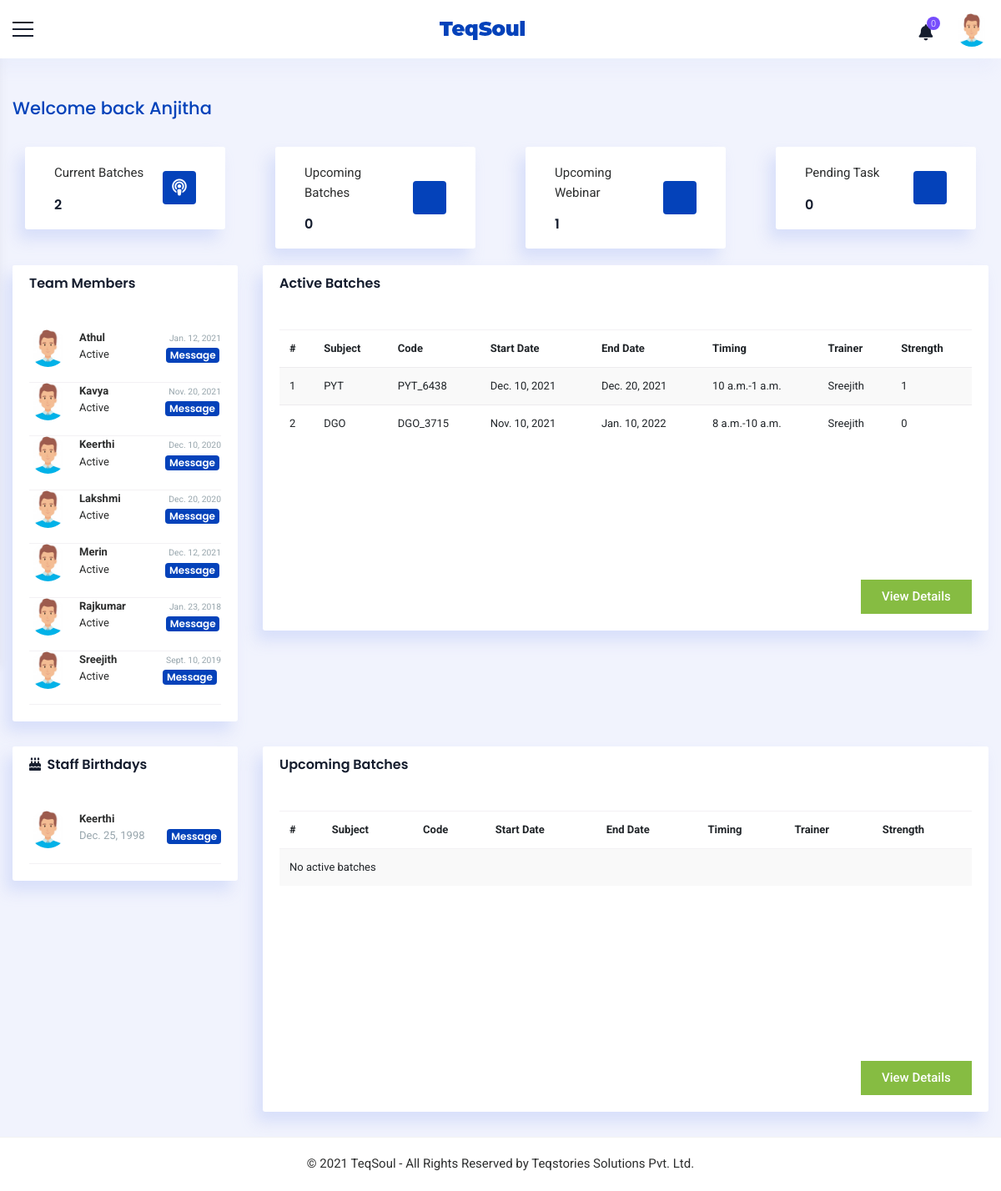
/operations/home/ (signed in), run on an earlier commit of the app's database.
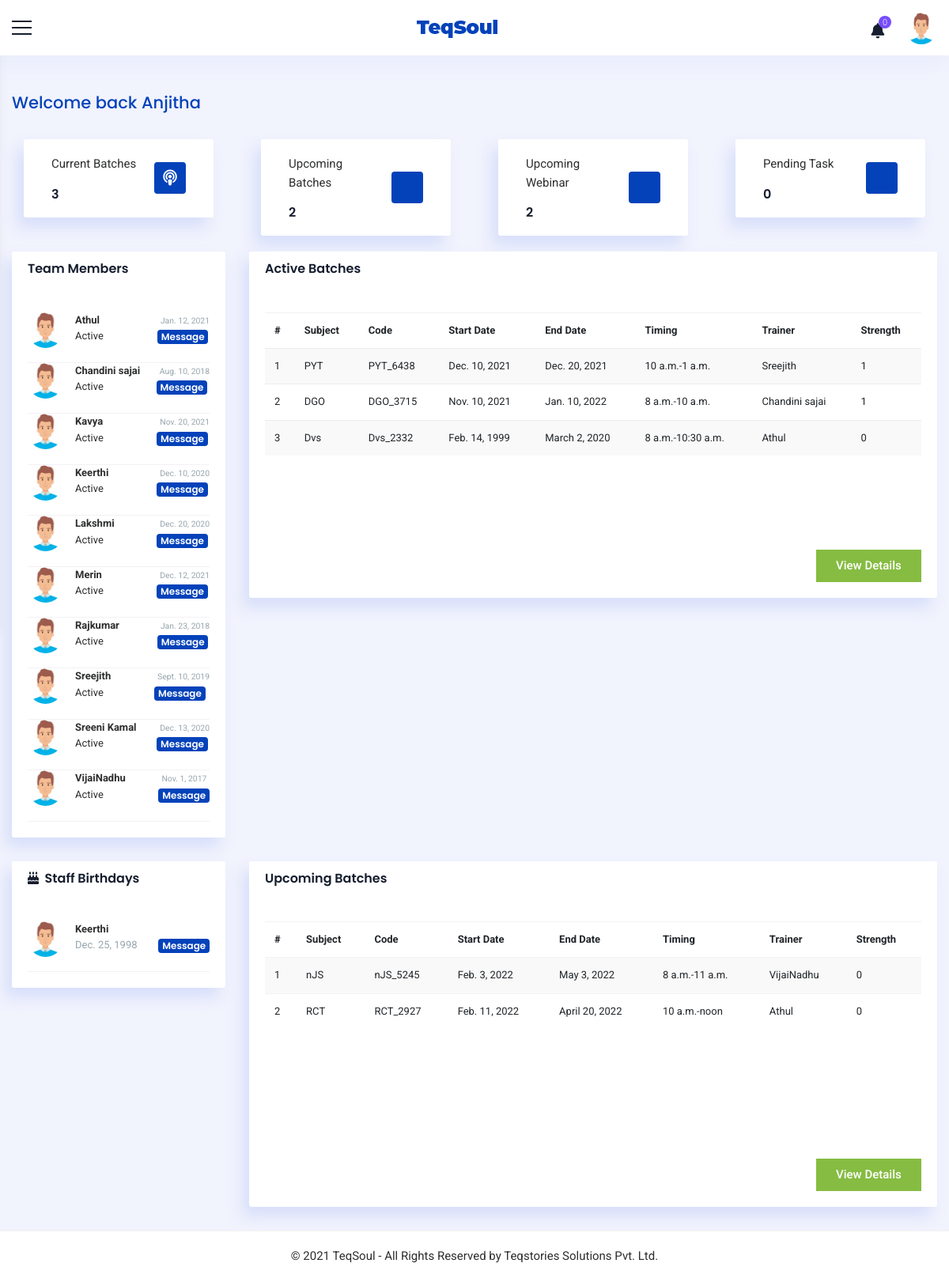
And on a later commit of the database.
### accounts/models.py (models this page shows, shortened)
class Staff(models.Model):
    value= (
    ('1', 'Operations'),
    ('2', 'Sales'),
    ('3', 'Trainer'),
    ('4', 'Admin'),
    ('5', 'Operations Manager'),
    ('6', 'Sales Manager'),
    ('7', 'Trainer Manager'),
    )
    user = models.OneToOneField(User,on_delete=models.CASCADE,null=True,blank=True)
    name = models.CharField(max_length=100,null=True, blank=True)
    empid = models.CharField(max_length=100,null=True, blank=True)
    mobile = models.CharField(max_length=10,null=True, blank=True)
    email = models.EmailField(max_length=200,null=True, blank=True)
    sex = models.CharField(max_length=10,null=True,choices=sex_choices, blank=True)
    dob = models.DateField(null=True, blank=True)
    doj = models.DateField(null=True, blank=True)
    blood_group = models.CharField(max_length=100,null=True, blank=True,choices=groups)
    house = models.CharField(max_length=100,null=True, blank=True)
    street =models.CharField(max_length=100,null=True, blank=True)
    street2 =models.CharField(max_length=100,null=True, blank=True)
    city = models.CharField(max_length=100,null=True, blank=True)
    state = models.CharField(max_length=100,null=True,choices=state, blank=True)
    pin = models.CharField(max_length=100,null=True,blank=True)
    stype = models.CharField(max_length=100,null=True,choices=value, blank=True)
    status = models.CharField(max_length=20,choices=(('Active','Active'),('Inactive','Inactive')),default='Active')
    profile_pic = models.ImageField(null=True, blank=True,upload_to='images/dp/',default='accounts/static/images/user3.png')
    facebook = models.CharField(max_length=1000, null=True, blank=True)
    linkedin = models.CharField(max_length=1000, null=True, blank=True)
    instagram = models.CharField(max_length=1000, null=True, blank=True)
    approval = models.BooleanField(null=True, blank=True, default=False)
    def __str__(self):
        return self.name
    class Meta:
        unique_together = [['name']]

class Batch(models.Model):
    subject = models.ForeignKey(Course,on_delete=models.CASCADE)
    batch_code = models.CharField(max_length=500, blank=True)
    trainer = models.ForeignKey(Staff,on_delete=models.CASCADE,null=True, blank=True,limit_choices_to={'stype':"3"})
    start_date = models.DateField(null=True, blank=True)
    end_date = models.DateField(null=True, blank=True)
    start_time = models.TimeField(null=True, blank=True)
    end_time = models.TimeField(null=True, blank=True)
    link = models.CharField(max_length=1000, null=True, blank=True)
    passcode = models.CharField(max_length=250,null=True, blank=True)
    type = models.CharField(max_length=100,choices=(('Weekend', 'Weekend'),('Weekday','Weekday')))
    status = models.CharField(max_length=100,choices=(('2','Yet to Start'),('1','Ongoing'),('3','Completed'),('4','Cancelled')),default='2')
    strength = models.IntegerField(null=True, blank=True)
    last_edit_time = models.DateTimeField(null=True, blank=True)
    last_edit_user = models.ForeignKey(Staff,on_delete=models.CASCADE,null=True, blank=True,related_name='edited_by')
    approval = models.CharField(max_length=100,null=True, blank=True,choices=approval_choices ,default='2')
    to_be_approved_by = models.ForeignKey(Staff,on_delete=models.CASCADE,null=True, blank=True,related_name='approved_by')

class Course(models.Model):
    name = models.CharField(max_length=1000,null=True, blank=True)
    code = models.CharField(max_length=10, null=True, blank=True)
    fee = models.CharField(max_length=10, null=True, blank=True)
    pic = models.ImageField(null=True, blank=True, default='accounts/static/images/course.jpg',upload_to='images/course/')

### accounts/views.py (the view)
# urls.py: path('operations/home/',OperationsDashboard.as_view(),name='operations_dashboard'),
class OperationsDashboard(View):
    def get(self, request):
        x = OperationsCheck(request)
        if x == True:
            staff = Staff.objects.get(user=request.user)
            notify = Notifications(staff)
            count = CountNotifications(notify)
            current_batches = CurrentBatches().count()
            upcoming_batches = UpcomingBatches().count()
            upcoming_webinar = UpcomingWebinar().count()
            pending_task = PendingTask(staff).count()
            staff_members = Managing(staff)
            birthdays = StaffBirthdays()
            active_batches = CurrentBatches()
            coming_batches = UpcomingBatches()
            UpdateBatchStrength(request)
            context ={'coming_batches':coming_batches,'active_batches':active_batches,'staff':staff,'notify':notify,'count':count,'current_batches':current_batches,'upcoming_batches':upcoming_batches,'upcoming_webinar':upcoming_webinar,'pending_task':pending_task,'staff_members':staff_members,'birthdays':birthdays}
            return render(request,'operations/dashboard.html',context)
        else:
            if request.user.is_authenticated:
                return render(request,'messages/common/permission_error.html')
            else:
                return redirect('home')

### accounts/functions.py (called while the page is built)
def OperationsCheck(request):
    user = request.user
    if user.is_authenticated:
        try:
            staff = Staff.objects.get(user=user)
            if staff.stype == '1' or staff.stype=='4' or staff.stype== '5':
                return (True)
            else:
                return (False)
        except:
            return (False)
    else:
        return (False)

def BatchStrength(request,id):
    batch = Batch.objects.get(id=id)
    scd = StudentCourseData.objects.filter(batch=batch)
    count =0
    for i in scd:
        count = count + 1
    batch.strength = count
    batch.save()
    return(batch)

def Notifications(staff):
    notifications = Notification.objects.filter(user1=staff,status='2').order_by('-date').order_by('-time')
    return notifications

def CountNotifications(notifications):
    count = 0
    for i in notifications:
        count = count +1
    return count

def CurrentBatches():
    return  Batch.objects.filter(status='1')

def UpcomingBatches():
    return Batch.objects.filter(status='2')

def UpcomingWebinar():
    return Webinar.objects.filter(status='Upcoming')

def PendingTask(staff):
    return Task.objects.filter(user=staff,complete=False)

### accounts/templates/operations/dashboard.html (shortened to what the changed rows need)
{% extends 'common/main.html' %}
{% load static %}
{% block content %}
<div class="container_full">
  <div class="content_wrapper bg_homebefore">
    <div class="container-fluid">
      <div class="sec-title">
        <div class="row d-flex align-items-center">
          <div class="col-md-12">
            <div class="heading_home">
              <h2>Welcome back {{staff.name}}</h2>
            </div>
          </div>
        </div>
      </div>
      <div class="content-bar">
        <div class="row">
          <div class="col-12 col-md-12">
            <div class="row">
              <div class="col-lg-3 col-md-4 col-12">
                <div class="container">
                  <div class="card col-12 m-b-20 ">
                    <div class="card-body">
                      <div class="row align-items-center no-gutters">
                        <div class="col-8">
                          <p class="font-15">Current Batches</p>
                          <h4 class="card-title mb-0 border-0">{{current_batches}}</h4>
                        </div>
                      </div>
                    </div>
                  </div>
                </div>
              </div>
               <div class="col-lg-3 col-md-4  col-12">
                <div class="container">
                  <div class="card col-12 m-b-20 ">
                    <div class="card-body">
                      <div class="row align-items-center no-gutters">
                        <div class="col-8">
                          <p class="font-15">Upcoming Batches</p>
                          <h4 class="card-title mb-0 border-0">{{upcoming_batches}}</h4>
                        </div>
                      </div>
                    </div>
                  </div>
                </div>
              </div>
               <div class="col-lg-3 col-md-4  col-12">
                <div class="container">
                  <div class="card col-12 m-b-20 ">
                    <div class="card-body">
                      <div class="row align-items-center no-gutters">
                        <div class="col-8">
                          <p class="font-15">Upcoming Webinar</p>
                          <h4 class="card-title mb-0 border-0">{{upcoming_webinar}}</h4>
                        </div>
                      </div>
                    </div>
                  </div>
                </div>
              </div>
            </div>
          </div>
        </div>
        <div class="row customers">
          <div class="col-lg-12 col-xl-3">
            <div class="card  m-b-30 no-border">
              <div class="card-body visitor-customer">
                {% for i in staff_members %}
                <div class="media border-bottom p-b-15"> <img class="rounded-circle m-r-15 w-45"
                    src="{{i.profile_pic.url}}" alt="widget">
                  <div class="media-body">
                    <div><strong>{{i.name}}</strong></div>
                    {{i.status}}
                  </div>
                  <div class="float-right">
                    <small class="text-muted ml-md-auto">{{i.doj}}</small><br>
                    <h6><a class="badge badge-default" href="{% url 'message' i.id %}">Message</a></h6>
                  </div>
                </div>
                {% endfor %}
              </div>
            </div>
          </div>
          <div class="col-lg-12 col-xl-9">
            <div class="card m-b-30 no-border recent-order">
              <div class="card-body no-padding">
                <div class="tab-content">
                  <div class="tab-pane active" id="edl-tab30">
                    <div class="table-responsive">
                      <div class="dash" style="height:300px;overflow-y: scroll;scrollbar-width: 1px;">
                        <table class="table recent-order">
                          <thead class="">
                            <tr>
                              <th class="border-0">#</th>
                              <th class="border-0">Subject</th>
                              <th class="border-0">Code</th>
                              <th class="border-0">Start Date</th>
                              <th class="border-0">End Date</th>
                              <th class="border-0">Timing</th>
                              <th class="border-0">Trainer</th>
                              <th class="border-0">Strength</th>
                            </tr>
                          </thead>
                          <tbody>
                            {% for i in active_batches %}
                            <tr>
                              <td>{{forloop.counter}}</td>
                              <td>{{i.subject.code}}</td>
                              <td>{{i.batch_code}}</td>
                              <td>{{i.start_date}}</td>
                              <td>{{i.end_date}}</td>
                              <td>{{i.start_time}}-{{i.end_time}}</td>
                              <td>{{i.trainer}}</td>
                              <td>{{i.strength}}</td>
                            </tr>
                            {% empty %}
                            <tr>
                              <td colspan="8">No active batches</td>
                            </tr>
                            {% endfor %}
                          </tbody>
                        </table>
                      </div>
                    </div>
                  </div>
                </div>
              </div>
            </div>
          </div>
        </div>
        <div class="row customers">
          <div class="col-lg-12 col-xl-3">
            <div class="card  m-b-30 no-border">
              <div class="card-body visitor-customer">
                {% for i in birthdays %}
                <div class="media border-bottom p-b-15"> <img class="rounded-circle m-r-15 w-45"
                    src="{{i.profile_pic.url}}" alt="widget">
                  <div class="media-body">
                    <div><strong>{{i.name}}</strong></div>
                    <span class="text-muted">{{i.dob}}</span>
                  </div>
                  <div class="float-right">
                    <br>
                    <h6><a class="badge badge-default" href="{% url 'message' i.id %}">Message</a></h6>
                  </div>
                </div>
                {% endfor %}
              </div>
            </div>
          </div>
          <div class="col-lg-12 col-xl-9">
            <div class="card m-b-30 no-border recent-order">
              <div class="card-body no-padding">
                <div class="tab-content">
                  <div class="tab-pane active" id="edl-tab30">
                    <div class="table-responsive">
                      <div class="dash" style="height:300px;overflow-y: scroll;scrollbar-width: 1px;">
                        <table class="table recent-order">
                          <thead class="">
                            <tr>
                              <th class="border-0">#</th>
                              <th class="border-0">Subject</th>
                              <th class="border-0">Code</th>
                              <th class="border-0">Start Date</th>
                              <th class="border-0">End Date</th>
                              <th class="border-0">Timing</th>
                              <th class="border-0">Trainer</th>
                              <th class="border-0">Strength</th>
                            </tr>
                          </thead>
                          <tbody>
                            {% for i in coming_batches %}
                            <tr>
                              <td>{{forloop.counter}}</td>
                              <td>{{i.subject.code}}</td>
                              <td>{{i.batch_code}}</td>
                              <td>{{i.start_date}}</td>
                              <td>{{i.end_date}}</td>
                              <td>{{i.start_time}}-{{i.end_time}}</td>
                              <td>{{i.trainer}}</td>
                              <td>{{i.strength}}</td>
                            </tr>
                            {% empty %}
                            <tr>
                              <td colspan="8">No active batches</td>
                            </tr>
                            {% endfor %}
                          </tbody>
                        </table>
                      </div>
                    </div>
                  </div>
                </div>
              </div>
            </div>
          </div>
        </div>
      </div>
    </div>
  </div>
</div>
</div>
{% endblock %}

What changed in the data, as far as the page shows it:
added Staff: profile_pic (picture), name "Chandini sajai", status "Active", doj "Aug. 10, 2018", shown under "Team Members"
added Staff: profile_pic (picture), name "Sreeni Kamal", status "Active", doj "Dec. 13, 2020", shown under "Team Members"
added Staff: profile_pic (picture), name "VijaiNadhu", status "Active", doj "Nov. 1, 2017", shown under "Team Members"
changed Batch "DGO_3715": trainer "Sreejith" → "Chandini sajai"; strength "0" → "1"
added Batch: subject.code "Dvs", batch_code "Dvs_2332", start_date "Feb. 14, 1999", end_date "March 2, 2020", start_time "8 a.m.", end_time "10:30 a.m.", trainer "Athul", strength "0", shown under "Active Batches"
now on this page (row edited): Batch: subject.code "nJS", batch_code "nJS_5245", start_date "Feb. 3, 2022", end_date "May 3, 2022", start_time "8 a.m.", end_time "11 a.m.", trainer "VijaiNadhu", strength "0", shown under "Upcoming Batches"
added Batch: subject.code "RCT", batch_code "RCT_2927", start_date "Feb. 11, 2022", end_date "April 20, 2022", start_time "10 a.m.", end_time "noon", trainer "Athul", strength "0", shown under "Upcoming Batches"
Also different on the page:
{{ current_batches }}: "2" → "3"
{{ upcoming_batches }}: "0" → "2"
{{ upcoming_webinar }}: "1" → "2"
text no longer shown: "No active batches"
